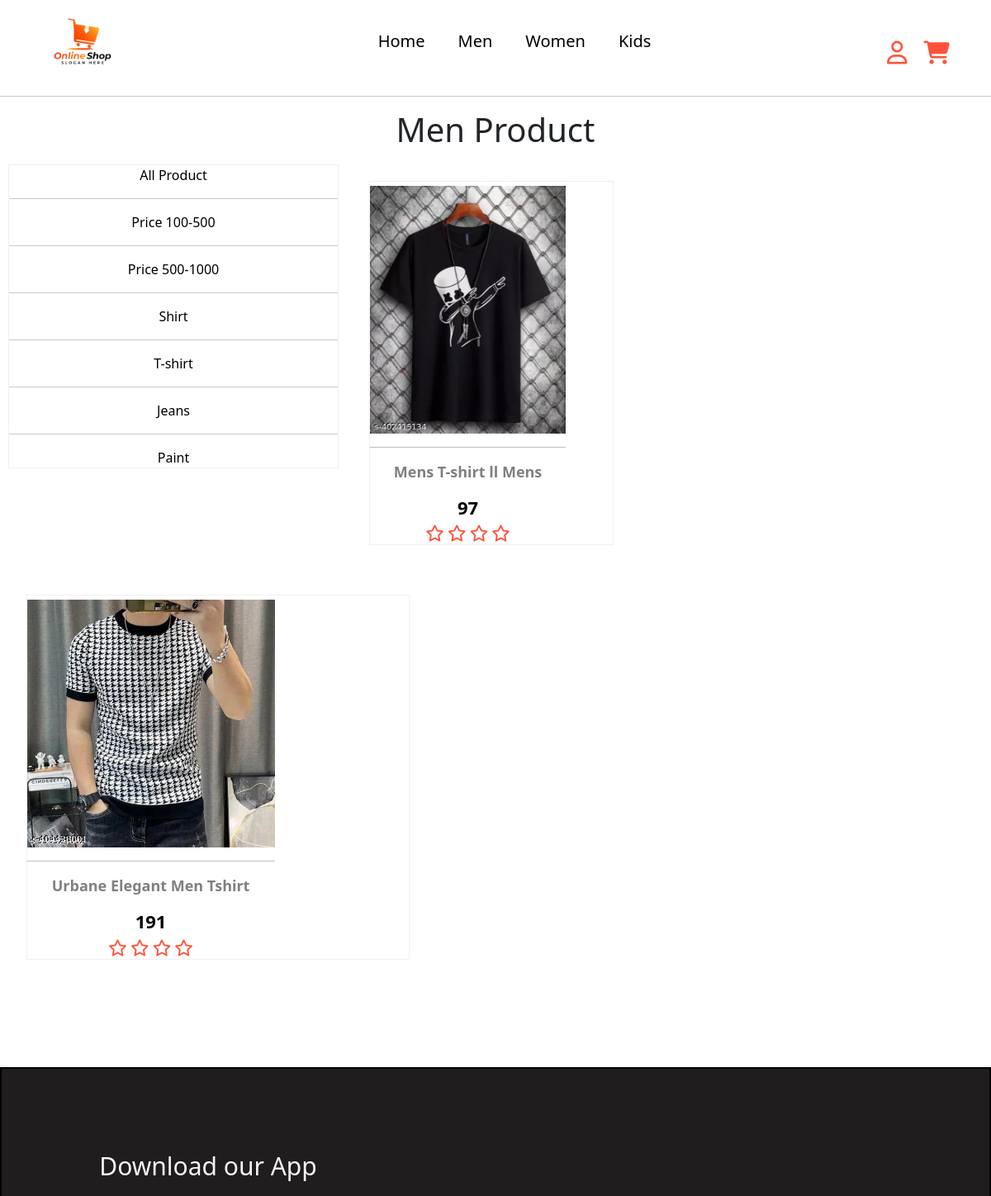
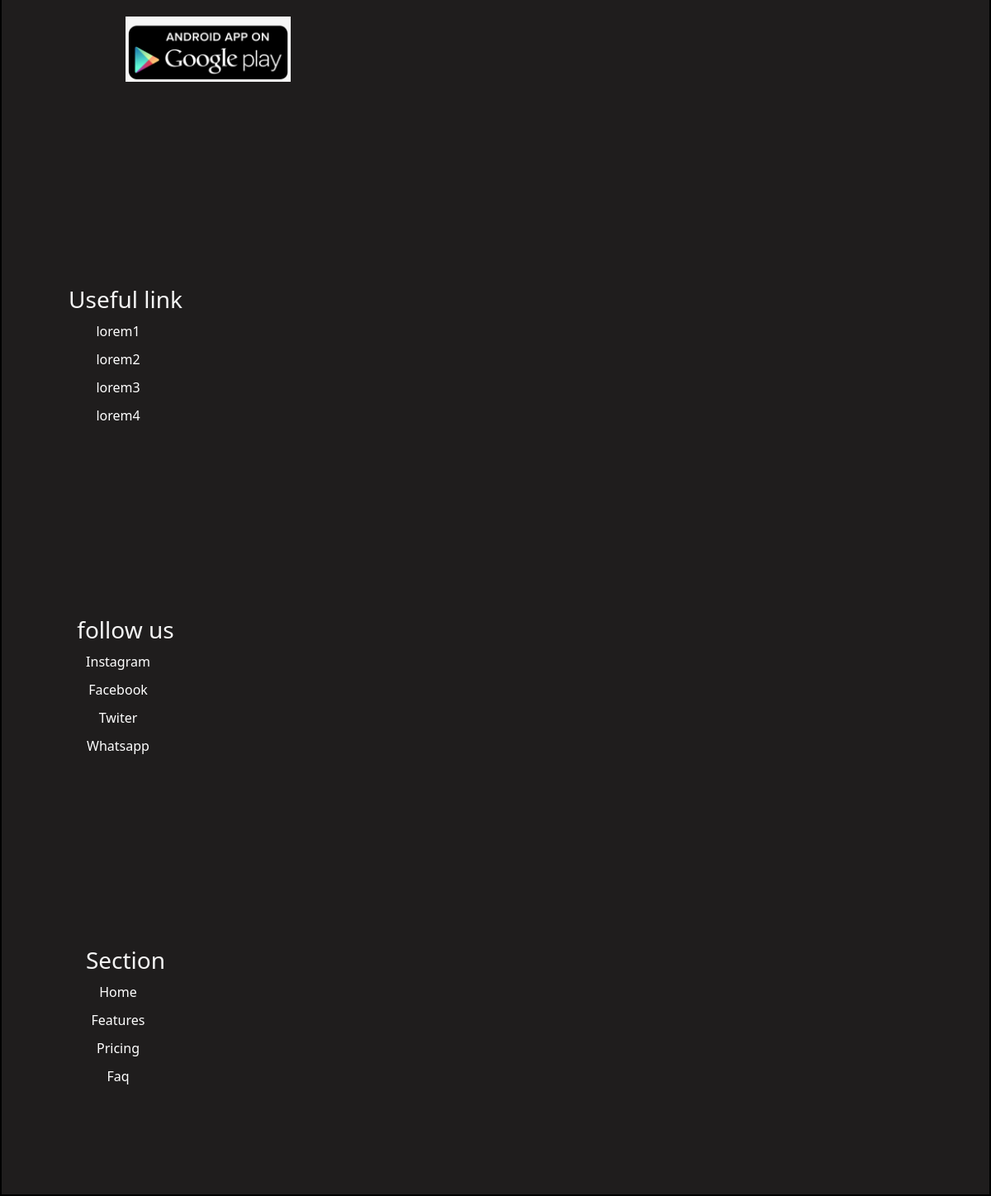
The app's page /men/ with its own data (2 pictures, top to bottom).
### mainapp/models.py (models this page shows)
class Product(models.Model):
    title=models.CharField(max_length=50)
    price=models.IntegerField()
    description=models.TextField()
    size=models.CharField(max_length=20)
    category=models.CharField(max_length=20,choices=CATEGORY_CHOICES)
    image=models.ImageField(upload_to='media')

### mainapp/views.py (the view)
# urls.py: path('men/', views.men),
def men(request):
    data = Product.objects.filter(category="Men")
    context = {
        'data':data
    }
    return render(request,'men.html',context)

### template/men.html (shortened to what this page needs)
{% extends "header_footer.html" %} {% block myblock %} {% load static %}
<!DOCTYPE html>
<html lang="en">
  <head>
  </head>
  <body>
    <center>
      <h1>Men Product</h1>
    </center>
    <div class="flex-container">
      <div class="flex-item" id="itme-1">
        <div class="flex-item1">
          <a href="/men/">All Product</a>
          <hr />
          <a href="/men/Below/">Price 100-500</a>
          <hr />
          <a href="/men/above/">Price 500-1000</a>
          <hr />
          <a href="/men/shirt/">Shirt</a>
          <hr />
          <a href="/men/t-shirt/">T-shirt</a>
          <hr />
          <a href="/men/Jeans/">Jeans</a>
          <hr />
          <a href="/men/Paint/">Paint</a>
        </div>
      </div>
      {% for i in data %}
      <div class="flex-item" id="itme-2">
        <div class="allcart">
          <div class="mencart">
            <a href="/productview/{{m.id}}">
              <div class="productcart" id="productimg">
                <img src="/media/{{i.image}}" alt="" />
              </div>
              <hr />
              <div class="productcart" id="productdetails">
                <p class="title">{{i.title}}</p>
                <h3 class="price">{{i.price}}</h3>
                <i class="fa-regular fa-star"></i>
                <i class="fa-regular fa-star"></i>
                <i class="fa-regular fa-star"></i>
                <i class="fa-regular fa-star"></i>
              </div>
            </a>
          </div>
        </div>
      </div>
      {% endfor %}
    </div>
  </body>
</html>
{% endblock myblock %}

### template/header_footer.html (shortened to what this page needs)
<!DOCTYPE html>
<html lang="en">
{% load static %}
<head>
    <link rel="stylesheet" href="https://cdnjs.cloudflare.com/ajax/libs/font-awesome/6.2.0/css/all.min.css"
    />
    <link href="https://cdn.jsdelivr.net/npm/bootstrap@5.3.0-alpha1/dist/css/bootstrap.min.css" rel="stylesheet">
</head>
<body>
    <div class="box1">
        <div class="logo">
            <img src="{% static 'images/logo1.png' %}" alt="" class="img">
        </div>
        <div class="hover">
            <ul>
                <li><a href="/">Home</a></li>
                <li><a href="/men/">Men</a></li>
                <li><a href="/women/">Women</a></li>
                <li><a href="/kids/">Kids</a></li>
            </ul>
        </div>
        <div class="user">
            <li class="dropdown">
                <a href=""><i class="fa-regular fa-user font"></i></a>
            </li>
            <a href="/cart/"><i class="fa-solid fa-cart-shopping cart font"></i></a>
        </div>
    </div>
    <hr>
    {% block myblock %}{% endblock myblock %}
    <div class="footer">
        <div class="container1">
            <div class="box" id="box1">
                <h3>Download our App</h3>
                <img src="{% static 'images/downloadlogo.jpeg' %}" alt="">
            </div>
            <div class="box" id="box2">
                <h3>Useful link</h3>
                <ul>
                    <a href="">
                        <li>lorem1</li>
                    </a>
                    <a href="">
                        <li>lorem2</li>
                    </a>
                    <a href="">
                        <li>lorem3</li>
                    </a>
                    <a href="">
                        <li>lorem4</li>
                    </a>
                </ul>
            </div>
            <div class="box" id="box3">
                <h3>follow us</h3>
                <ul>
                    <a href="">
                        <li>Instagram</li>
                    </a>
                    <a href="">
                        <li>Facebook</li>
                    </a>
                    <a href="">
                        <li>Twiter</li>
                        <a href="">
                            <li>Whatsapp</li>
                        </a>
                </ul>
            </div>
            <div class="box" id="box4">
                <h3>Section</h3>
                <ul>
                    <a href="">
                        <li>Home</li>
                    </a>
                    <a href="">
                        <li>Features</li>
                    </a>
                    <a href="">
                        <li>Pricing</li>
                    </a>
                    <a href="">
                        <li>Faq</li>
                    </a>
                </ul>
            </div>
        </div>
    </div>
</body>
</html>

### template/header_footer.html (style rules this page uses)
.box1 ul li { list-style: none; margin-left: 15px; margin-right: 15px; margin-top: 30px; padding: 5px 5px; font-size: 20px; }
.box1 ul { display: flex; }
.box1 { display: flex; justify-content: space-between; }
.box1 ul li a { text-decoration: none; color: black; }
.user { display: flex; margin-top: 40px; margin-right: 40px; }
.logo { margin-left: 50px; }
.img { width: 100px; }
.font { font-size: 28px; padding: 10px 10px; color: #ff523b; }
.footer { background-color: rgb(31, 29, 29); color: whitesmoke; border: 2px solid black; height: 400px; margin-top: 100px; }
.container1 { display: grid; grid-template-columns: 2fr 1fr 1fr 1fr; }
.box { height: 300px; width: 200px; margin-top: 100px; margin-left: 50px; text-align: center; }
@media (max-width:1386px) { .container1 { display: grid; } }
@media (max-width:1386px) { .box { grid-column-start: 1; grid-column-end: 4; } }
@media (max-width:1386px) { .footer { height: 100%; } }
@media (max-width:1386px) { #box1 { width: 250px; } }
#box1 { width: 400px; }
.box ul li { list-style: none; margin-right: 50px; margin-top: 10px; }
#box1 img { width: 200px; margin-top: 30px; }
#box1 h3 { font-size: 30px; }
.box a { text-decoration: none; color: white; }
.dropdown { position: relative; display: inline-block; text-align: center; }

### template/men.html (style rules this page uses)
.flex-container { display: flex; flex-wrap: wrap; }
.flex-item { border: 1px solid rgb(240, 240, 240); height: 100%; width: 400px; margin: 10px; text-align: center; }
#itme-2 { flex-grow: 2; border: none; }
.mencart { border: 1px solid rgb(240, 240, 240); }
.allcart { display: flex; flex-wrap: wrap; margin: 10px; }
.mencart { margin: 10px 1%; width: 23%; text-align: center; display: flex; flex-wrap: wrap; }
.fa-star { font-size: 20px; color: #ff523b; }
.title { font-size: 18px; font-weight: bold; color: gray; }
.price { font-size: 22px; font-weight: bold; }
.mencart a { text-decoration: none; color: black; }
.flex-item a { text-decoration: none; color: black; }
.productcart img { width: 100%; height: 300px; margin-top: 5px; }
@media (min-width: 1000px) and (max-width: 1372px) { .mencart { width: 40%; } }

### records on screen
Product: image (picture), title "Mens T-shirt ll Mens", price "97"
Product: image (picture), title "Urbane Elegant Men Tshirt", price "191"
